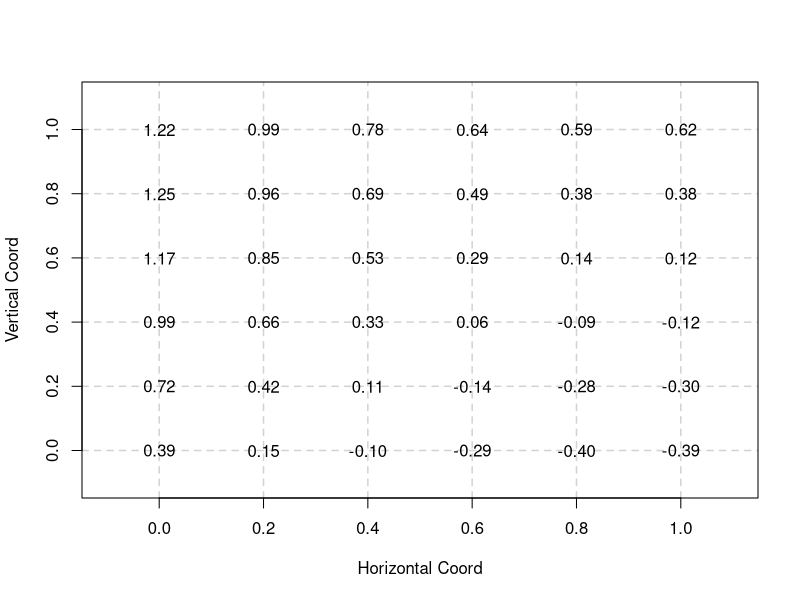

The R script that drew this image:
## ---- chunk 1
set.seed(2018)
N <- 36
lscale <- 1
sdgp <- 1
## 单位区域上采样
d <- expand.grid(
  d1 = seq(0, 1, l = sqrt(N)),
  d2 = seq(0, 1, l = sqrt(N))
)
D <- as.matrix(dist(d)) # 计算采样点之间的欧氏距离
phi <- 2 * lscale^2
m <- sdgp^2 * exp(-D^2 / phi) # 多元高斯分布的协方差矩阵  二次幂指数核函数
# powered.exponential (or stable)
# rho(h) = exp[-(h/phi)^kappa] if 0 < kappa <= 2 此处 kappa 固定为 2
S <- MASS::mvrnorm(1, rep(0, N), m) # 产生服从多元高斯分布的随机数
plot(c(-0.1, 1.1), c(-0.1, 1.1),
  type = "n",
  panel.first = grid(lwd = 1.5, lty = 2, col = "lightgray"),
  xlab = "Horizontal Coord", ylab = "Vertical Coord"
)
# text(y = d$d1, x = d$d2, labels = round(S, digits = 2), xpd = TRUE)

text(
  y = d$d1, x = d$d2,
  labels = formatC(round(S, digits = 2), format = "f", 
                   digits = 2, drop0trailing = FALSE), 
  xpd = TRUE
)
## ---- chunk 2
library(purrr)
library(kableExtra)
db <- mtcars[, 1:7]
db2 <- cbind(rownames(db), db)
colnames(db2) <- c("Methods", rep(c("Bias", "RMSE"), 3), "")
if (knitr::is_latex_output()) {
  kable(db2,
    format = "latex", booktabs = TRUE, escape = T, row.names = F,
    longtable = FALSE, caption = "第1种类型的统计表格样式",
    linesep = c("", "", "", "", "", "\\midrule")
  ) %>%
    kable_styling(
      latex_options = c("hold_position", "repeat_header"),
      full_width = F, position = "center", repeat_header_method = "replace",
      repeat_header_text = "续表@ref(tab:kable)"
    ) %>%
    add_header_above(c(" ",
      "$\\\\sigma^2$" = 2, "$\\\\phi$" = 2,
      "$\\\\tau^2$" = 2, "$r=\\\\delta/\\\\phi$" = 1
    ), escape = F) %>%
    footnote(
      general_title = "注：", title_format = "italic", threeparttable = T,
      general = "* 星号表示的内容很长"
    )
} else {
  kable(db2,
    format = "html", booktabs = TRUE, escape = T, row.names = F,
    caption = "第1种类型的统计表格样式"
  ) %>%
    kable_styling(
      bootstrap_options = c("basic"),
      full_width = F, position = "center"
    ) %>%
    add_header_above(c("",
      "$\\sigma^2$" = 2, "$\\phi$" = 2,
      "$\\tau^2$" = 2, "$r=\\delta/\\phi$" = 1
    ), escape = F) %>%
    footnote(
      general_title = "注：", title_format = "italic", threeparttable = T,
      general = "* 星号表示的内容很长"
    )
}
